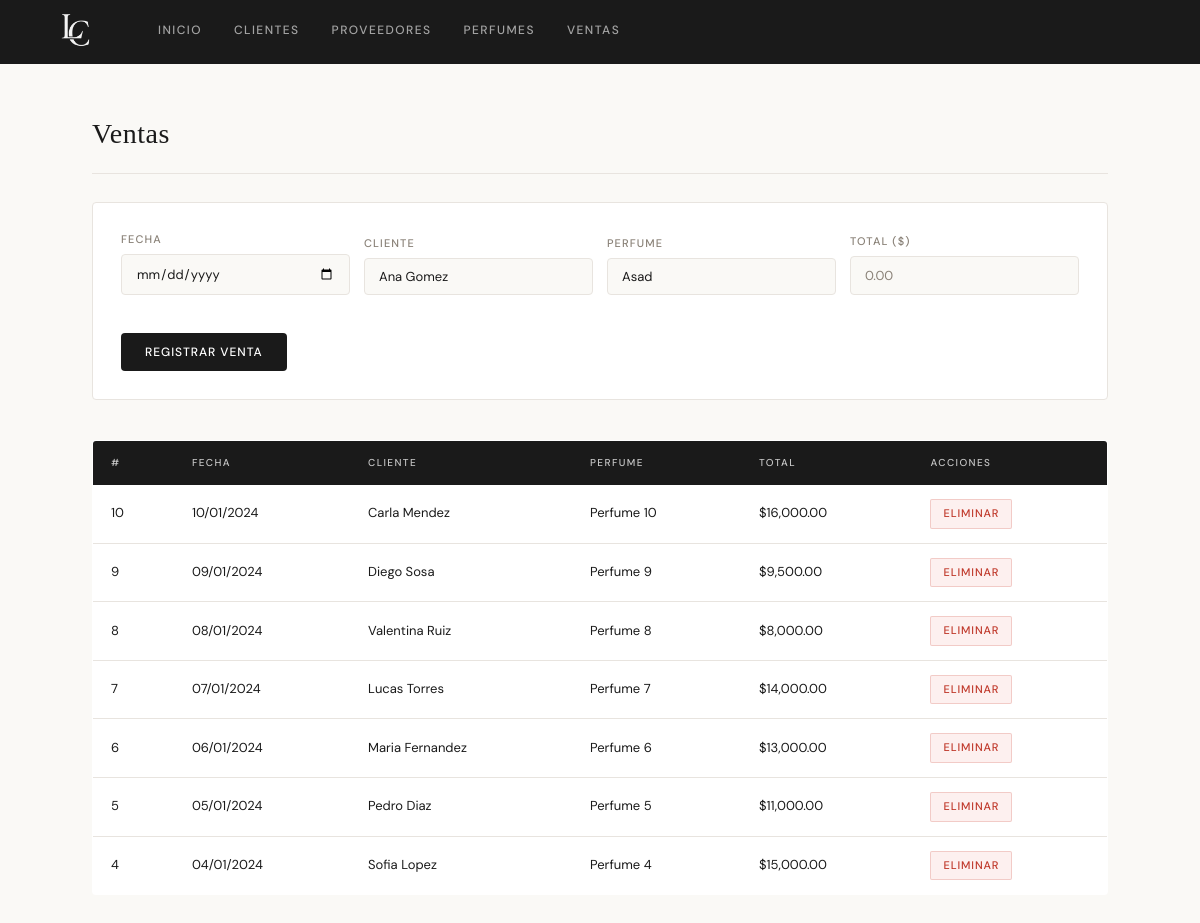
Page /ventas.php on the committed database.
### tables this page shows
CREATE TABLE `ventas` (
  `id_venta` int(11) NOT NULL,
  `fecha` date DEFAULT NULL,
  `id_cliente` int(11) DEFAULT NULL,
  `id_perfume` int(11) DEFAULT NULL,
  `total` decimal(10,2) DEFAULT NULL
);

CREATE TABLE `perfumes` (
  `id_perfume` int(11) NOT NULL,
  `nombre_perfume` varchar(100) DEFAULT NULL,
  `precio` decimal(10,2) DEFAULT NULL,
  `stock` int(11) DEFAULT NULL,
  `id_proveedor` int(11) DEFAULT NULL
);

### ventas.php (the view, shortened to what this page needs)
<?php include("conexion.php"); include("menu.php"); ?>
<h2>Ventas</h2>
<form method="POST">
    <div>
        <label>Fecha</label>
        <input type="date" name="fecha" required>
    </div>
    <div>
        <label>Cliente</label>
        <select name="id_cliente">
        <?php
        $c = $conexion->query("SELECT * FROM clientes ORDER BY nombre");
        while ($x = $c->fetch_assoc()):
        ?>
            <option value="<?= $x['id_cliente'] ?>"><?= htmlspecialchars($x['nombre'] . ' ' . $x['apellido']) ?></option>
        <?php endwhile; ?>
        </select>
    </div>
    <div>
        <label>Perfume</label>
        <select name="id_perfume">
        <?php
        $p = $conexion->query("SELECT * FROM perfumes ORDER BY nombre_perfume");
        while ($x = $p->fetch_assoc()):
        ?>
            <option value="<?= $x['id_perfume'] ?>"><?= htmlspecialchars($x['nombre_perfume']) ?></option>
        <?php endwhile; ?>
        </select>
    </div>
    <div>
        <label>Total ($)</label>
        <input type="number" step="0.01" name="total" placeholder="0.00" required>
    </div>
    <div>
        <label>&nbsp;</label>
        <button type="submit">Registrar venta</button>
    </div>
</form>
<table>
    <thead>
        <tr>
            <th>#</th>
            <th>Fecha</th>
            <th>Cliente</th>
            <th>Perfume</th>
            <th>Total</th>
            <th>Acciones</th>
        </tr>
    </thead>
    <tbody>
    <?php
    $res = $conexion->query("SELECT v.id_venta, v.fecha, v.total,
        CONCAT(c.nombre,' ',c.apellido) AS cliente, p.nombre_perfume
        FROM ventas v
        JOIN clientes c ON v.id_cliente = c.id_cliente
        JOIN perfumes p ON v.id_perfume = p.id_perfume
        ORDER BY v.id_venta DESC");
    while ($v = $res->fetch_assoc()):
    ?>
    <tr>
        <td><?= $v['id_venta'] ?></td>
        <td><?= date('d/m/Y', strtotime($v['fecha'])) ?></td>
        <td><?= htmlspecialchars($v['cliente']) ?></td>
        <td><?= htmlspecialchars($v['nombre_perfume']) ?></td>
        <td>$<?= number_format($v['total'], 2) ?></td>
        <td>
            <a class="btn btn-eliminar" href="eliminar_venta.php?id=<?= $v['id_venta'] ?>"
               onclick="return confirm('¿Eliminar esta venta?')">Eliminar</a>
        </td>
    </tr>
    <?php endwhile; ?>
    </tbody>
</table>
</div></body></html>

### estilos.css (style rules this page uses)
:root { --bg: #FAF9F6; --surface: #FFFFFF; --border: #E8E4DF; --text: #1A1A1A; --text-muted: #8A8278; --accent: #B8966A; --accent-light: #F5EFE6; --danger: #C0392B; --radius: 4px; }
* { box-sizing: border-box; margin: 0; padding: 0; }
body { font-family: 'DM Sans', sans-serif; background: var(--bg); color: var(--text); font-size: 14px; line-height: 1.6; min-height: 100vh; }
h2 { font-family: 'Cormorant Garamond', serif; font-size: 28px; font-weight: 400; letter-spacing: 0.02em; margin-bottom: 28px; padding-bottom: 16px; border-bottom: 1px solid var(--border); color: var(--text); }
form { background: var(--surface); border: 1px solid var(--border); padding: 28px; border-radius: var(--radius); margin-bottom: 40px; display: grid; grid-template-columns: repeat(auto-fit, minmax(200px, 1fr)); gap: 14px; align-items: end; }
form label { display: block; font-size: 11px; letter-spacing: 0.1em; text-transform: uppercase; color: var(--text-muted); margin-bottom: 6px; font-weight: 500; }
input, select { width: 100%; padding: 10px 14px; border: 1px solid var(--border); border-radius: var(--radius); background: var(--bg); color: var(--text); font-family: 'DM Sans', sans-serif; font-size: 13px; transition: border-color 0.2s, box-shadow 0.2s; appearance: none; }
input::placeholder { color: var(--text-muted); }
button, .btn-primary { background: var(--text); color: white; border: none; padding: 11px 24px; border-radius: var(--radius); cursor: pointer; font-family: 'DM Sans', sans-serif; font-size: 12px; letter-spacing: 0.08em; text-transform: uppercase; font-weight: 500; transition: background 0.2s, transform 0.1s; white-space: nowrap; }
table { width: 100%; border-collapse: collapse; background: var(--surface); border: 1px solid var(--border); border-radius: var(--radius); overflow: hidden; }
thead tr { background: var(--text); }
th { padding: 14px 18px; text-align: left; color: rgba(255,255,255,0.75); font-size: 10px; letter-spacing: 0.14em; text-transform: uppercase; font-weight: 500; }
td { padding: 14px 18px; border-bottom: 1px solid var(--border); color: var(--text); font-size: 13px; }
tr:last-child td { border-bottom: none; }
a.btn { display: inline-block; padding: 5px 12px; border-radius: 2px; text-decoration: none; font-size: 11px; letter-spacing: 0.08em; text-transform: uppercase; font-weight: 500; transition: opacity 0.2s, transform 0.1s; }
.btn-eliminar { background: #FDF0EF; color: var(--danger); border: 1px solid rgba(192,57,43,0.2); }

### rows in the picture
ventas: id_venta "10", fecha "10/01/2024", cliente "Carla Mendez", id_perfume.nombre_perfume "Perfume 10", total "16,000.00"
ventas: id_venta "9", fecha "09/01/2024", cliente "Diego Sosa", id_perfume.nombre_perfume "Perfume 9", total "9,500.00"
ventas: id_venta "8", fecha "08/01/2024", cliente "Valentina Ruiz", id_perfume.nombre_perfume "Perfume 8", total "8,000.00"
ventas: id_venta "7", fecha "07/01/2024", cliente "Lucas Torres", id_perfume.nombre_perfume "Perfume 7", total "14,000.00"
ventas: id_venta "6", fecha "06/01/2024", cliente "Maria Fernandez", id_perfume.nombre_perfume "Perfume 6", total "13,000.00"
ventas: id_venta "5", fecha "05/01/2024", cliente "Pedro Diaz", id_perfume.nombre_perfume "Perfume 5", total "11,000.00"
ventas: id_venta "4", fecha "04/01/2024", cliente "Sofia Lopez", id_perfume.nombre_perfume "Perfume 4", total "15,000.00"

### other values in the picture
form field id_cliente "Ana Gomez"
form field id_perfume "Asad"
